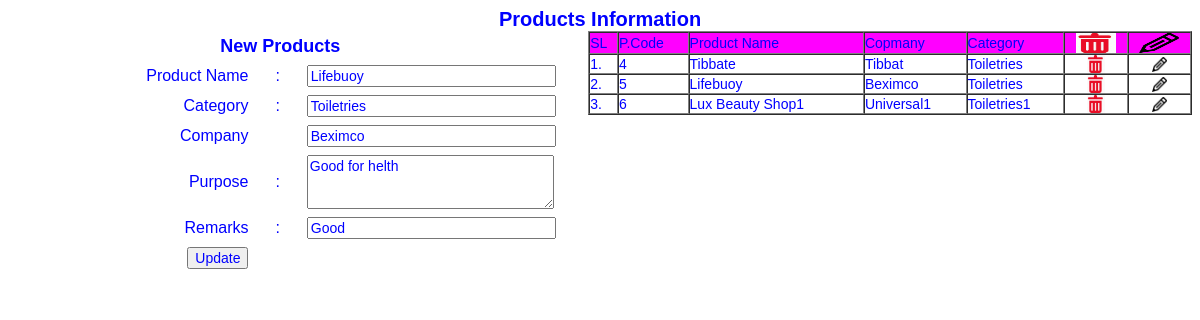
/project/new_product.php?edit_id=5, run on the app's committed database.
### tables this page shows
CREATE TABLE `product_info` (
  `id` int(11) NOT NULL,
  `product_name` varchar(64) NOT NULL,
  `product_category` varchar(64) NOT NULL,
  `product_company` varchar(64) NOT NULL,
  `product_purpose` varchar(256) NOT NULL,
  `product_avail` varchar(1) NOT NULL,
  `product_addby` varchar(32) NOT NULL,
  `product_remarks` varchar(64) NOT NULL,
  `created` timestamp NOT NULL DEFAULT current_timestamp() ON UPDATE current_timestamp()
);

### project/functions.php (called while the page is built, shortened)
<?php
	require_once("connect.php");
	function Product_Info($id,$field)
	{
		global $conn;
		$sql = "Select * from product_info where id = '$id'";
		if($result = mysqli_query($conn,$sql))
		{
			if(mysqli_num_rows($result) > 0)
			{
				$rows = mysqli_fetch_assoc($result);
				return $rows[$field];
			}
			else
				return "";
		}
		else
			return "";
	}
?>

### project/new_product.php (the view, shortened to what this page needs)
<?php
	require_once("connect.php");
	require_once("functions.php");
?>
<!DOCTYPE html PUBLIC "-//W3C//DTD XHTML 1.0 Transitional//EN" "http://www.w3.org/TR/xhtml1/DTD/xhtml1-transitional.dtd">
<html xmlns="http://www.w3.org/1999/xhtml">
<head>
<link rel="stylesheet" href="css/mystyle.css" type="text/css" />
</head>
<body>
<form action="" method="post">
<table width="100%" border="0" cellpadding="0" cellspacing="0">
    <td colspan="3"><?php	require_once("header.php");	?></td>
  <tr>
    <td colspan="3"><div align="center" class="style3">Products Information<a href="#" onclick="return Confirm()"></a></div></td>
    </tr>
  <tr>
    <td width="46%"><table width="100%" border="0" cellspacing="2" cellpadding="3">
      <tr>
        <td colspan="3"><div align="center" class="style4"><strong>New Products </strong></div></td>
        </tr>
      <tr>
        <td width="45%" class="style5"><div align="right">Product Name </div></td>
        <td width="9%" class="style5"><div align="center">:</div></td>
        <td width="46%" class="style5"><input type="text" name="product_name" style="width:100%" class="style6" value="<?php	if(isset($_REQUEST['edit_id'])) echo Product_Info($_REQUEST['edit_id'],"product_name");	?>" /></td>
      </tr>
      <tr>
        <td class="style5"><div align="right">Category</div></td>
        <td class="style5"><div align="center">:</div></td>
        <td class="style5"><input list="prod_cat" name="product_category" style="width:100%" class="style6" value="<?php	if(isset($_REQUEST['edit_id'])) echo Product_Info($_REQUEST['edit_id'],"product_category");	?>" />
					</td>
      </tr>
      <tr>
        <td class="style5"><div align="right">Company</div></td>
        <td class="style5">&nbsp;</td>
        <td class="style5"><input list="prod_com" name="product_company" style="width:100%" class="style6" value="<?php	if(isset($_REQUEST['edit_id'])) echo Product_Info($_REQUEST['edit_id'],"product_company");	?>" />
				</td>
      </tr>
      <tr>
        <td class="style5"><div align="right">Purpose</div></td>
        <td class="style5"><div align="center">:</div></td>
        <td class="style5"><textarea name="product_purpose" style="width:100%;" rows="3" class="style6"><?php	if(isset($_REQUEST['edit_id'])) echo Product_Info($_REQUEST['edit_id'],"product_purpose");	?></textarea></td>
      </tr>
      <tr>
        <td class="style5"><div align="right">Remarks
        </div>
          <div align="right"></div></td>
        <td class="style5"><div align="center">:</div></td>
        <td class="style5"><input type="text" name="product_remarks" style="width:100%" class="style6" value="<?php	if(isset($_REQUEST['edit_id'])) echo Product_Info($_REQUEST['edit_id'],"product_remarks");	?>" /></td>
      </tr>
      <tr>
        <td class="style5"><div align="right"><?php
			if(isset($_REQUEST['edit_id']))
				echo "<input type='submit' name='update' value='Update' class='style6'  />";
			else
				echo "<input type='submit' name='add_new' value='Add New' class='style6'  />";
		?></div></td>
        <td class="style5"><div align="center"></div></td>
        <td class="style5">&nbsp;</td>
      </tr>
      <tr>
        <td><div align="right"></div></td>
        <td>&nbsp;</td>
        <td>&nbsp;</td>
      </tr>
    </table></td>
    <td width="3%">&nbsp;</td>
    <td width="51%" valign="top"><?php
		$sql = "Select * from product_info where product_avail = 'Y'";
			if($result = mysqli_query($conn,$sql))
			{
				if(mysqli_num_rows($result) > 0)
				{
					echo "<table width='100%' border='1' class='style6' cellspacing='0' cellpadding='0'>";
					echo "<tr bgcolor='#FF00FF'><td>SL</td>";
					echo "<td>P.Code</td>";
					echo "<td>Product Name</td>";
					echo "<td>Copmany</td>";
					echo "<td>Category</td>";
					echo "<td align='center'><img src='images/delete_icon.jpg' width='40' height='20' /></td>";
					echo "<td align='center'><img src='images/edit_icon.png' width='40' height='20' /></td></tr>";
					$sl = 1;
					while($rows = mysqli_fetch_assoc($result))
					{
						echo "<tr><td>";	echo $sl++.'.';	echo "</td>";
						echo "<td>";	echo $rows["id"];	echo "</td>";
						echo "<td>";	echo $rows["product_name"];	echo "</td>";
						echo "<td>";	echo $rows["product_company"];	echo "</td>";
						echo "<td>";	echo $rows["product_category"];	echo "</td>";
						echo "<td align='center'><a href='delete_product.php?id=";	echo $rows["id"];	echo "' onclick='return Confirm()'><img src='images/delete_icon.jpg' width='18' height='18' /></a></td>";
						echo "<td align='center'><a href='new_product.php?edit_id=";	echo $rows["id"];	echo "'><img src='images/edit_icon.png' width='15' height='15' /></a></td></tr>";
					}
					echo "</table>";
				}
			}
	?></td>
  </tr>
</table>
</form>
</body>
</html>

### New folder/css/mystyle.css (style rules this page uses)
.style3 { font-family:Verdana, Arial, Helvetica, sans-serif; font-size:20px; font-style:normal; font-weight:bold; color:#0000FF; }
.style4 { font-family:Verdana, Arial, Helvetica, sans-serif; font-size:18px; font-style:normal; font-weight:normal; color:#0000FF; }
.style5 { font-family:Verdana, Arial, Helvetica, sans-serif; font-size:16px; font-style:normal; font-weight:normal; color:#0000FF; }
.style6 { font-family:Verdana, Arial, Helvetica, sans-serif; font-size:14px; font-style:normal; font-weight:norman; color:#0000FF; }

### data on the page
product_info: product_name "Lifebuoy", product_category "Toiletries", product_company "Beximco", product_purpose "Good for helth", product_remarks "Good", id "5"
product_info: id "4", product_name "Tibbate", product_company "Tibbat", product_category "Toiletries"
product_info: id "6", product_name "Lux Beauty Shop1", product_company "Universal1", product_category "Toiletries1"
